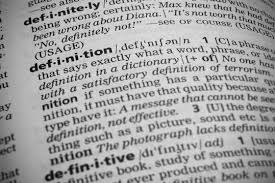
#> input picture cv_and_ml_with_python_and_opencv/img14.jpg, 275 x 183 px
$ jupyter execute cv_ml_2_1-2.ipynb
#> lines starting #> are read from the running program, lines starting #| are printed output that depends on the picture; after the words box and inside, x2 and y2 are one past the last pixel; in counts of white or black regions, pixels touching at a corner belong together
[cell 1]
from pathlib import Path
import numpy as np
import cv2


img_path = Path('./img14.jpg')
img1 = cv2.imread(str(img_path), cv2.IMREAD_GRAYSCALE)
#> img1 is the input picture: shape (183, 275); min 0, max 246, mean 163.2


img1 = cv2.resize(img1, (320, 240))
#> img1: shape (240, 320)


methods = [cv2.THRESH_BINARY,
           cv2.THRESH_BINARY_INV,
           cv2.THRESH_TRUNC,
           cv2.THRESH_TOZERO,
           cv2.THRESH_TOZERO_INV,
           cv2.THRESH_OTSU,
           cv2.THRESH_TRIANGLE,
           cv2.ADAPTIVE_THRESH_MEAN_C,
           cv2.ADAPTIVE_THRESH_GAUSSIAN_C,
           cv2.ADAPTIVE_THRESH_MEAN_C,
           cv2.ADAPTIVE_THRESH_GAUSSIAN_C]
thres = 70
maxVal = 255
ress = []

for i in range(0, 7):
    ret, res = cv2.threshold(img1, thres, maxVal, methods[i])
    ress.append(res)
#> this loop made 7 passes
#> ret on passes 1 to 7: 70, 70, 70, 70, 70, 152, 87
#> pass 1, `ret, res = cv2.threshold(img1, thres, maxVal, methods[i])`:
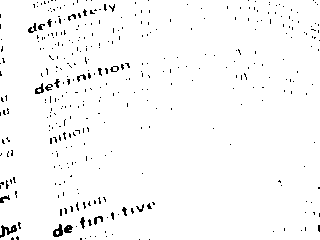
#> res: shape (240, 320); 97.6% white; black in thin lines or dots
#> after the loop, ress = 7 items

ress.append(cv2.adaptiveThreshold(img1, maxVal, methods[7], methods[0], 11, 0))
ress.append(cv2.adaptiveThreshold(img1, maxVal, methods[8], methods[0], 11, 0))
ress.append(cv2.adaptiveThreshold(img1, maxVal, methods[9], methods[0], 61, 0))
ress.append(cv2.adaptiveThreshold(img1, maxVal, methods[10], methods[0], 61, 0))


displays = [('input1', img1), ('res1', ress[0]), ('res2', ress[1]), ('res3', ress[2]),
            ('res4', ress[3]), ('res5', ress[4]), ('res6', ress[5]), ('res7', ress[6]),
            ('res8', ress[7]), ('res9', ress[8]), ('res10', ress[9]), ('res11', ress[10])]

for (name, out) in displays:
    cv2.imshow(name, out)
#> this loop made 12 passes
#> name on passes 1 to 12: 'input1', 'res1', 'res2', 'res3', 'res4', 'res5', 'res6', 'res7', 'res8', 'res9', 'res10', 'res11'

cv2.waitKey(0)
cv2.destroyAllWindows()


save_dir = Path('./code_res_imgs/c2_threshold')
save_dir.mkdir(parents=True, exist_ok=True)

for (name, out) in displays:
    output_path = save_dir / f'{name}.jpg'
    cv2.imwrite(str(output_path), out)

[cell 2]
from pathlib import Path
import cv2

img1 = cv2.imread('./img7.jpg', cv2.IMREAD_UNCHANGED)
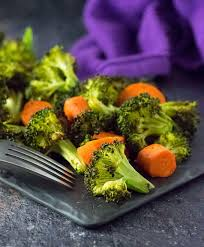
#> input picture cv_and_ml_with_python_and_opencv/img7.jpg, 204 x 247 px
#> img1 is the input picture: shape (247, 204, 3); mean B, G, R 70.4, 79.7, 92
img1 = cv2.resize(img1, (320, 240))
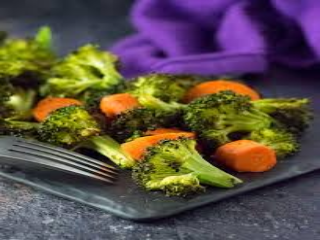
#> img1: shape (240, 320, 3); mean B, G, R 70.3, 79.6, 91.9

res1 = cv2.cvtColor(img1, cv2.COLOR_BGR2HSV)
#> res1: shape (240, 320, 3); mean H, S, V 81, 129.9, 106.6

res1_split = list(cv2.split(res1))
#> res1_split = 3 items
res1_split[2] = cv2.add(res1_split[2], 100)
res1_merge = cv2.merge(res1_split)
#> res1_merge: shape (240, 320, 3); mean H, S, V 81, 129.9, 199.1
res1_merge = cv2.cvtColor(res1_merge, cv2.COLOR_HSV2BGR)
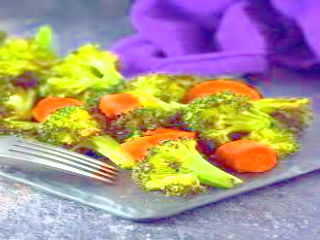
#> res1_merge: shape (240, 320, 3); mean B, G, R 136.7, 148.8, 169.7

displays = [
    ('img1', img1),
    ('res1', res1),
    ('res1_split_0', res1_split[0]),
    ('res1_split_1', res1_split[1]),
    ('res1_split_2', res1_split[2]),
    ('res1_merge', res1_merge)
]

for (name, out) in displays:
    cv2.imshow(name, out)
#> this loop made 6 passes

cv2.waitKey(0)
cv2.destroyAllWindows()

save_dir = Path('./code_res_imgs/c2_merge')
save_dir.mkdir(parents=True, exist_ok=True)

for (name, out) in displays:
    output_path = save_dir / f'{name}.jpg'
    cv2.imwrite(str(output_path), out)

[cell 3]
from pathlib import Path
import cv2
import numpy as np

img1 = cv2.imread('./image1.jpg', cv2.IMREAD_UNCHANGED)
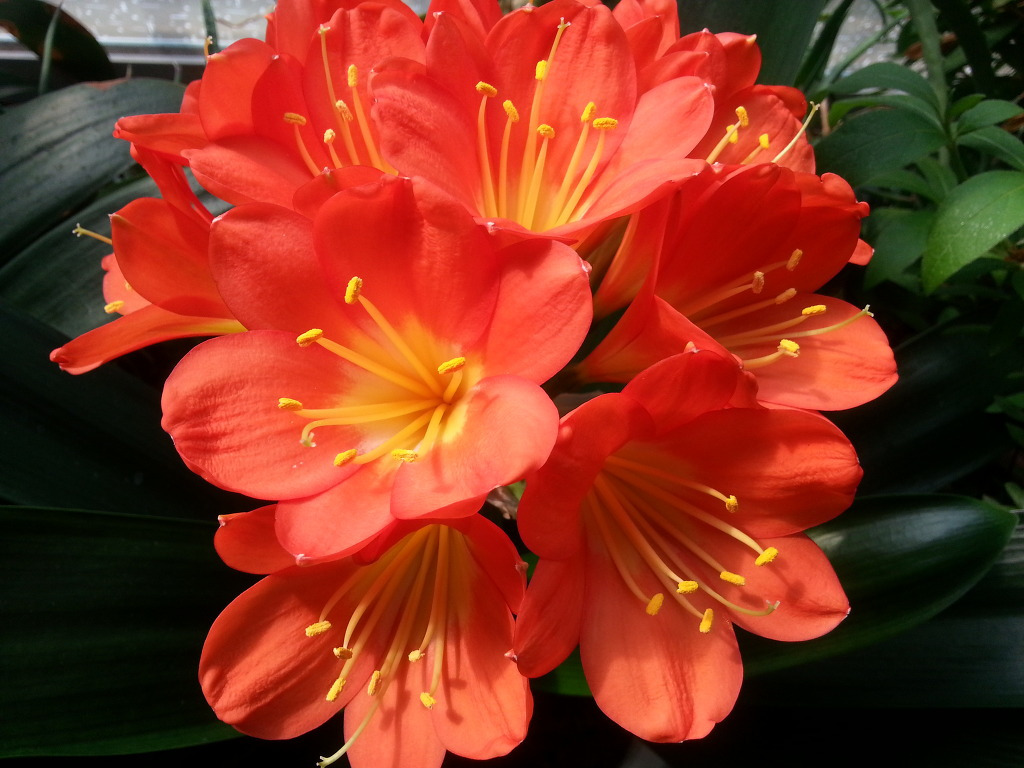
#> input picture cv_and_ml_with_python_and_opencv/image1.jpg, 1024 x 768 px
#> img1 is the input picture: shape (768, 1024, 3); mean B, G, R 32.3, 52.2, 135.2
img2 = cv2.imread('./img2.jpg', cv2.IMREAD_UNCHANGED)
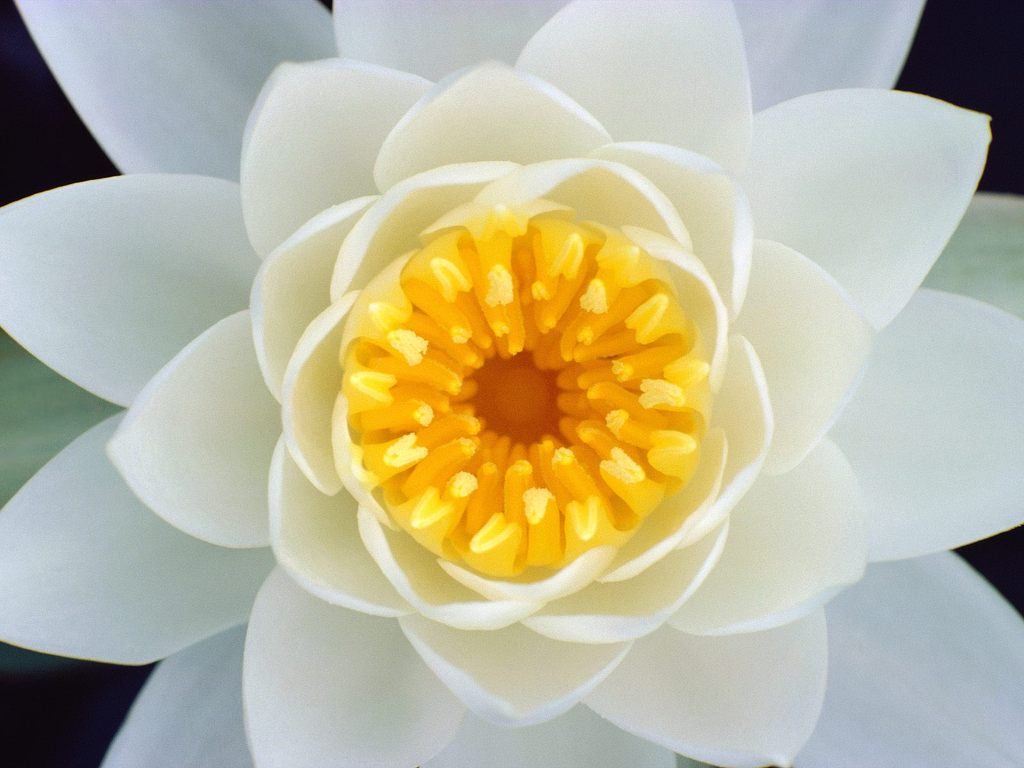
#> input picture cv_and_ml_with_python_and_opencv/img2.jpg, 1024 x 768 px
#> img2 is the input picture: shape (768, 1024, 3); mean B, G, R 158.5, 184.1, 188.1
img1 = cv2.resize(img1, (320, 240))
#> img1: shape (240, 320, 3)
img2 = cv2.resize(img2, (320, 240))
#> img2: shape (240, 320, 3)

mask = np.full(shape=img1.shape, fill_value=0, dtype=np.uint8)
h, w = img1.shape[:2]
#> h = 240; w = 320
x = (int)(w/2) - 60
#> x = 100
y = (int)(h/2) - 60
#> y = 60
cv2.rectangle(mask, (x, y), (x+120, y+120), (255, 255, 255), -1)
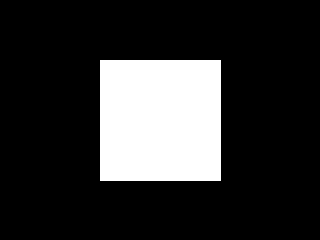
#> mask: shape (240, 320, 3); 19.1% white; 1 white region, box (x1, y1, x2, y2) and area: (100, 60, 221, 181) 14641

ress = []
ress.append(cv2.add(img1, img2))
ress.append(cv2.addWeighted(img1, 0.5, img2, 0.5, 0))
ress.append(cv2.subtract(img1, img2))
ress.append(cv2.absdiff(img1, img2))
ress.append(cv2.bitwise_not(img1))
ress.append(cv2.bitwise_and(img1, mask))


displays = [
    ('img1', img1),
    ('img2', img2),
    ('add', ress[0]),
    ('subtract', ress[1]),
    ('diff', ress[2]),
    ('bitnot', ress[3]),
    ('bitand', ress[4]),
]

for (name, out) in displays:
    cv2.imshow(name, out)
#> this loop made 7 passes

cv2.waitKey(0)
cv2.destroyAllWindows()

save_dir = Path('./code_res_imgs/c2_arithmeticLogical')
save_dir.mkdir(parents=True, exist_ok=True)

for (name, out) in displays:
    output_path = save_dir / f'{name}.jpg'
    cv2.imwrite(str(output_path), out)

[cell 4]
img1.shape
#> Out = (240, 320, 3)

[cell 5]
from pathlib import Path
import cv2
import numpy as np

img1 = cv2.imread('./image2.jfif', cv2.IMREAD_UNCHANGED)
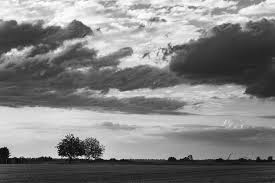
#> input picture cv_and_ml_with_python_and_opencv/image2.jfif, 275 x 183 px
#> img1 is the input picture: shape (183, 275, 3); min 0, max 255, mean 129.9

v = np.full(shape=img1.shape, fill_value=100, dtype=np.uint8)
v_n = np.full(shape=img1.shape, fill_value=255, dtype=np.uint8)

ress = []
ress.append(np.uint8(img1 + v))
ress.append(cv2.add(img1, v))
ress.append(cv2.subtract(v_n, img1))
#> v_n: shape (183, 275, 3); every value is 255

displays = [
    ('img1', img1),
    ('add', ress[0]),
    ('포화', ress[1]),
    ('subtact', ress[2])
]

for (name, out) in displays:
    cv2.imshow(name, out)
#> this loop made 4 passes
#> pass 2, `cv2.imshow(name, out)`:
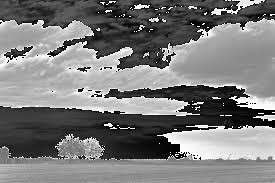
#> window 'add': shape (183, 275, 3); min 0, max 255, mean 122.5

cv2.waitKey(0)
cv2.destroyAllWindows()

save_dir = Path('./code_res_imgs/c2_brightadjustment')
save_dir.mkdir(parents=True, exist_ok=True)

for (name, out) in displays:
    output_path = save_dir / f'{name}.jpg'
    cv2.imwrite(str(output_path), out)

[cell 6]
from pathlib import Path
import cv2
import numpy as np

img1 = cv2.imread('./image2.jfif', cv2.IMREAD_UNCHANGED)

multi_lut = np.full(shape=[256], fill_value=0, dtype=np.uint8)
log_lut = np.full(shape=[256], fill_value=0, dtype=np.uint8)
invol_lut = np.full(shape=[256], fill_value=0, dtype=np.uint8)
sel_lut = np.full(shape=[256], fill_value=0, dtype=np.uint8)
multi_v = 2
gamma1 = 0.1
gamma2 = 0.6
thres1 = 5
thres2 = 100
max_v_log = 255 / np.log(1 + 255)
max_v_invol = 255 / np.power(255, gamma1)
max_v_sel = 100 / np.power(thres2, gamma2)
for i in range(256):
    val = i * multi_v
    if val > 255:
        val = 255
    multi_lut[i] = val
    log_lut[i] = np.round(max_v_log * np.log(1+i))
    invol_lut[i] = np.round(max_v_invol * np.power(i, gamma1))
    if i < thres1: sel_lut[i] = i
    elif i > thres2: sel_lut[i] = i
    else: sel_lut[i] = np.round(max_v_sel * np.power(i, gamma2))

ress = []
ress.append(cv2.LUT(img1, multi_lut))
ress.append(cv2.LUT(img1, log_lut))
ress.append(cv2.LUT(img1, invol_lut))
ress.append(cv2.LUT(img1, sel_lut))

displays = [
    ('img1', img1),
    ('multilut', ress[0]),
    ('loglut', ress[1]),
    ('invollut', ress[2]),
    ('sellut', ress[3])
]

for (name, out) in displays:
    cv2.imshow(name, out)
#> this loop made 5 passes
#> pass 2, `cv2.imshow(name, out)`:
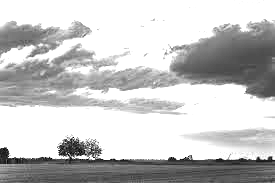
#> window 'multilut': shape (183, 275, 3); min 0, max 255, mean 197.1

cv2.waitKey(0)
cv2.destroyAllWindows()

save_dir = Path('./code_res_imgs/c2_contrast')
save_dir.mkdir(parents=True, exist_ok=True)

for (name, out) in displays:
    output_path = save_dir / f'{name}.jpg'
    cv2.imwrite(str(output_path), out)
